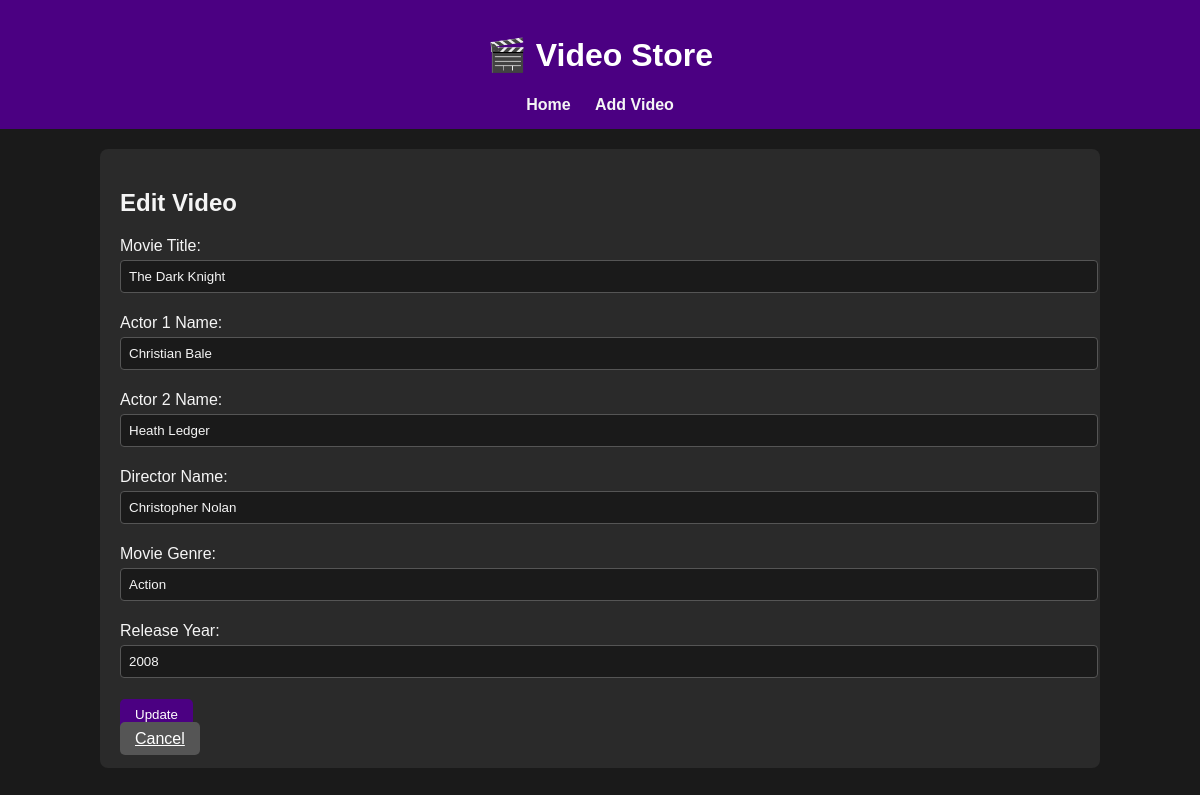
The page /edit/3/ on the database its author committed.
### inventory/models.py (models this page shows, shortened)
class Video(models.Model):
    MovieID = models.AutoField(primary_key=True)
    MovieTitle = models.CharField(max_length=200)
    Actor1Name = models.CharField(max_length=100)
    Actor2Name = models.CharField(max_length=100, blank=True, null=True)
    DirectorName = models.CharField(max_length=100)
    MovieGenre = models.CharField(max_length=50)
    ReleaseYear = models.IntegerField()

### inventory/views.py (the view)
# urls.py: path('edit/<int:pk>/', views.edit_video, name='edit_video'),
def edit_video(request, pk):
    video = get_object_or_404(Video, pk=pk)
    if request.method == "POST":
        form = VideoForm(request.POST, instance=video)
        if form.is_valid():
            form.save()
            return redirect('list_videos')
    else:
        form = VideoForm(instance=video)
    return render(request, 'inventory/edit_video.html', {'form': form})

### inventory/forms.py
class VideoForm(forms.ModelForm):
    class Meta:
        model = Video
        fields = '__all__'
        labels = {
            'MovieTitle': 'Movie Title',
            'Actor1Name': 'Actor 1 Name',
            'Actor2Name': 'Actor 2 Name',
            'DirectorName': 'Director Name',
            'MovieGenre': 'Movie Genre',
            'ReleaseYear': 'Release Year',
        }

### inventory/templates/inventory/edit_video.html (shortened to what this page needs)
{% extends 'inventory/base.html' %}
{% block content %}
<h2>Edit Video</h2>
<form method="post">
    {{ form.as_p }}
    <button type="submit">Update</button>
</form>
<a href="{% url 'list_videos' %}" class="btn" style="background:#555;">Cancel</a>
{% endblock %}

### inventory/templates/inventory/base.html (style rules this page uses)
body { font-family: Arial, sans-serif; background-color: #1a1a1a; color: #f5f5f5; margin: 0; padding: 0; }
button, .btn { background-color: #4b0082; color: white; border: none; padding: 8px 15px; border-radius: 5px; cursor: pointer; }
input, select { padding: 8px; margin: 5px 0; width: 100%; border: 1px solid #555; border-radius: 4px; background-color: #1a1a1a; color: #f5f5f5; }

### rows shown on the page
Video: MovieTitle "The Dark Knight", Actor1Name "Christian Bale", Actor2Name "Heath Ledger", DirectorName "Christopher Nolan", MovieGenre "Action", ReleaseYear "2008"
